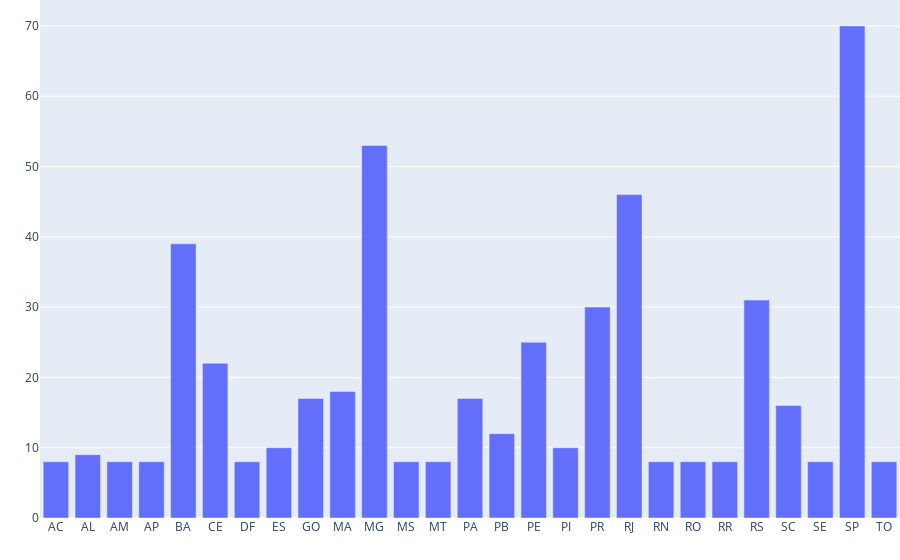

Here is the notebook cell this chart was saved with:
### Markdown cell above
# ✅👇🏾 Plotagem do gráfico

### Code cell
fig = px.bar(df.groupby(['siglaUf']).count().reset_index(),
             x = 'siglaUf',
             y = 'id',
             labels = {
                'siglaUf': '',
                'id': ''
                })

fig.update_layout(
    plot_bgcolor="rgba(0,0,0,0)",  # Define o fundo do gráfico como transparente
    paper_bgcolor="rgba(0,0,0,0)",  # Define a cor de fundo do papel como transparente
    margin=dict(l=0, r=0, t=0, b=0),  # Remove as margens do gráfico
)

fig.show()

### Figure 1 — Plotly figure (JSON) as saved in the notebook; plotly's stock layout.template omitted (floating-point values rounded to 4 significant figures)
{"data": [{"alignmentgroup": "True", "hovertemplate": "=%{y}<extra></extra>", "legendgroup": "", "marker": {"color": "#636efa", "pattern": {"shape": ""}}, "name": "", "offsetgroup": "", "orientation": "v", "showlegend": false, "textposition": "auto", "type": "bar", "x": ["AC", "AL", "AM", "AP", "BA", "CE", "DF", "ES", "GO", "MA", "MG", "MS", "MT", "PA", "PB", "PE", "PI", "PR", "RJ", "RN", "RO", "RR", "RS", "SC", "SE", "SP", "TO"], "xaxis": "x", "y": [8, 9, 8, 8, 39, 22, 8, 10, 17, 18, 53, 8, 8, 17, 12, 25, 10, 30, 46, 8, 8, 8, 31, 16, 8, 70, 8], "yaxis": "y"}], "layout": {"barmode": "relative", "legend": {"tracegroupgap": 0}, "margin": {"b": 0, "l": 0, "r": 0, "t": 0}, "paper_bgcolor": "rgba(0,0,0,0)", "xaxis": {"anchor": "y", "domain": [0, 1], "title": {"text": ""}}, "yaxis": {"anchor": "x", "domain": [0, 1], "title": {"text": ""}}}}
